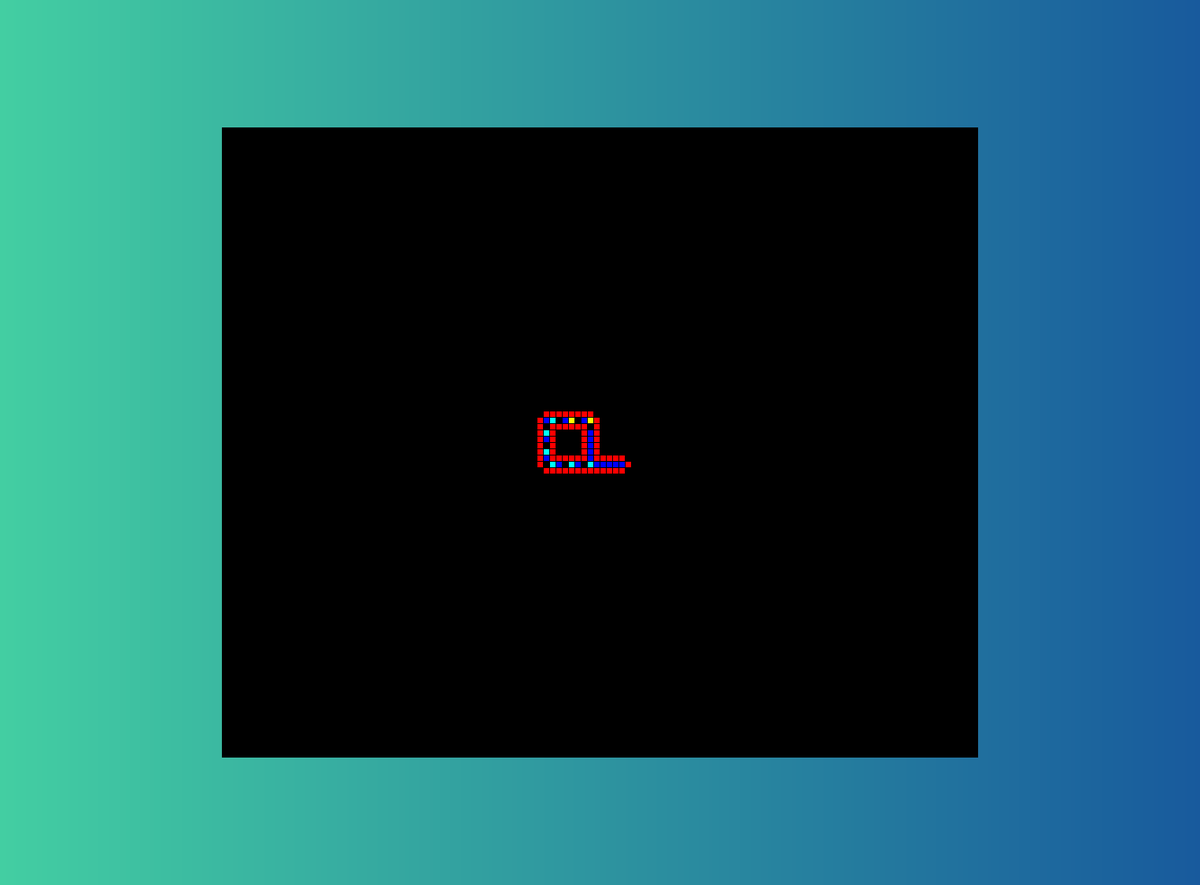
Frame 1 (no input)
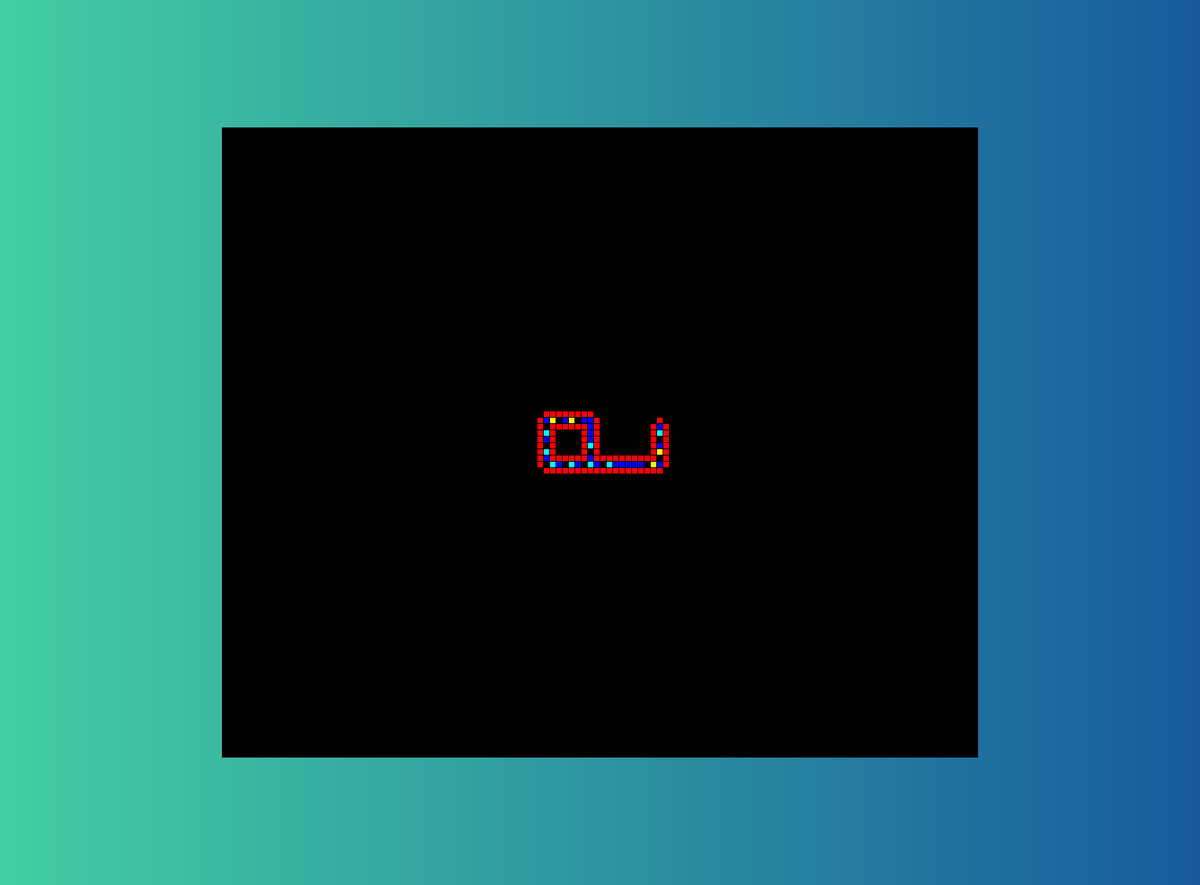
Frame 60 (the mouse pressed at the canvas centre just before this capture)
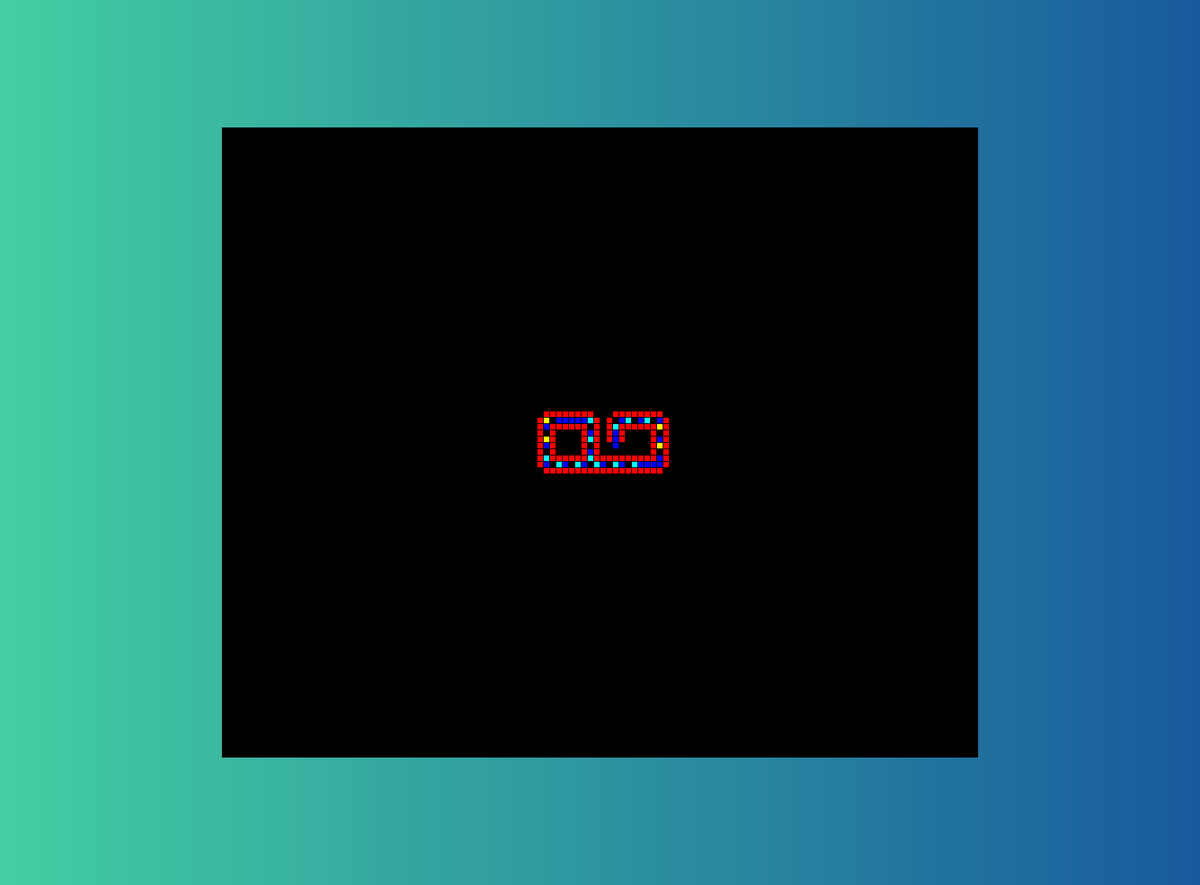
Frame 120 (the mouse held since frame 60 and released just before this capture)

The Processing sketch that drew these frames (run headless with seeded random() and noise(); from frame 60 on, the mouse is pressed at the canvas centre):

// Processing sketch: langtons_loops
// ── langtons_loops.pde
import java.util.*;
// ##### key mapping for controls #####
// TAB    resets the program back to the beginning
// SPACE  pauses/unpauses the program
// ENTER  advances the model one iteration, only works whilst paused
// t      toggles turbo mode- runs much faster, but makes it hard to see each individual iteration

// 2d array to hold cell matrix
cell[][] cells;

// width of individual cells in the cellular automata
int cell_width = 8;
// how many cells wide, how many cells tall
int area_width = 120, area_height = 100;

// control variables
boolean pause = false;
boolean turbo = true;

int offset = 0;

void settings() {
  size(displayWidth-75, displayHeight-75);
}

void setup() {
  create_cells();
  set_initial_state();
  backgrnd();

  display_cells(false);
}

// paints the nice gradient for the background
void backgrnd() {
  for (int i = 0; i < width; i++) {
    for (int j = 0; j < height; j++) {     
      set(i, j, lerpColor(#43CEA2, #185A9D, (float) i / width));
    }
  }
}

void create_cells() {
  // centers the grid within the processing window
  int start_x = abs((width - (area_width * cell_width)) / 2);
  int start_y = abs((height - (area_height * cell_width)) / 2);

  cells = new cell[area_width][];
  for (int i = 0; i < cells.length; i++) {
    cells[i] = new cell[area_height];
    for (int j = 0; j < cells[i].length; j++) {
      cells[i][j] = new cell(start_x + cell_width * i, start_y + cell_width * j);
    }
  }
}

void set_initial_state() {
  int[][] initial_state = {
    {0, 2, 2, 2, 2, 2, 2, 2, 2, 0, 0, 0, 0, 0, 0}, 
    {2, 1, 7, 0, 1, 4, 0, 1, 4, 2, 0, 0, 0, 0, 0}, 
    {2, 0, 2, 2, 2, 2, 2, 2, 0, 2, 0, 0, 0, 0, 0}, 
    {2, 7, 2, 0, 0, 0, 0, 2, 1, 2, 0, 0, 0, 0, 0}, 
    {2, 1, 2, 0, 0, 0, 0, 2, 1, 2, 0, 0, 0, 0, 0}, 
    {2, 0, 2, 0, 0, 0, 0, 2, 1, 2, 0, 0, 0, 0, 0}, 
    {2, 7, 2, 0, 0, 0, 0, 2, 1, 2, 0, 0, 0, 0, 0}, 
    {2, 1, 2, 2, 2, 2, 2, 2, 1, 2, 2, 2, 2, 2, 0}, 
    {2, 0, 7, 1, 0, 7, 1, 0, 7, 1, 1, 1, 1, 1, 2}, 
    {0, 2, 2, 2, 2, 2, 2, 2, 2, 2, 2, 2, 2, 2, 0}};

  // y coordinate for upper left corner of the initial state
  // centers the initial state within the grid of cells
  int y = area_width / 2 - 10;
  if (area_width % 2 == 1)
    y = ((area_width - 1) / 2) - 10;

  // x coordinate for upper left corner of the initial state
  // centers the initial state within the grid of cells
  int x = area_height / 2 - 5;
  if (area_height % 2 == 1)
    x = ((area_height - 1) / 2) - 5;

  for (int i = 0; i < initial_state.length; i++) {
    for (int j = 0; j < initial_state[i].length; j++) {
      cells[y+j][x+i].set_current_state(initial_state[i][j]);
      cells[y+j][x+i].set_previous_state(initial_state[i][j]);
    }
  }
}

void display_cells(boolean turbo_on) {
  for (int i = 0; i < cells.length; i++) {
    for (int j = 0; j < cells[i].length; j++) {
      cell c = cells[i][j];

      if (c.current_state != c.previous_state || !turbo_on) {
        fill(c.c);
        rect(c.x, c.y, cell_width, cell_width);
      }
    }
  }
}

// main function that transforms the cells to the next state
void transition() {
  // avoid edges, they're missing neighbours
  for (int i = 1; i < cells.length - 1; i++) {
    for (int j = 1; j < cells[i].length - 1; j++) {

      // states of sourrounding cells in VN neighbourhood
      int center = cells[i][j].previous_state;
      int north = cells[i][j-1].previous_state;
      int east = cells[i+1][j].previous_state;
      int south = cells[i][j+1].previous_state;
      int west = cells[i-1][j].previous_state;    

      int new_state = rule_table(center, north, east, south, west);

      if (new_state != -1)
        cells[i][j].set_current_state(new_state);
      else {
        // rotate 4 symmetries
        new_state = rule_table(center, west, north, east, south);
        if (new_state != -1) {
          cells[i][j].set_current_state(new_state);
        } else {

          new_state = rule_table(center, south, west, north, east);
          if (new_state != -1) {
            cells[i][j].set_current_state(new_state);
          } else {

            new_state = rule_table(center, east, south, west, north);
            if (new_state != -1) {
              cells[i][j].set_current_state(new_state);
            } else { 
              // if we are at an edge, set to red to avoid screwing up the whole thing
              cells[i][j].set_current_state(2);
            }
          }
        }
      }
    }
  }

  if (!turbo) {
    // Have to put here to force synchronicity
    for (int i = 1; i < cells.length - 1; i++) {
      for (int j = 1; j < cells[i].length - 1; j++) {
        cells[i][j].set_previous_state(cells[i][j].current_state);
      }
    }
  }
}

void draw() {
  if (!pause && offset <= 0) {
    display_cells(turbo);

    if (turbo) {
      // Have to put here to force synchronicity
      for (int i = 1; i < cells.length - 1; i++) {
        for (int j = 1; j < cells[i].length - 1; j++) {
          cells[i][j].set_previous_state(cells[i][j].current_state);
        }
      }
    }
    transition();
  } 

  if (offset > 0) {
    offset--;
  }
}

void keyPressed() {
  // transitions by one increment, only works when paused
  if (pause && key == ENTER) {
    display_cells(false);

    for (int i = 1; i < cells.length - 1; i++) {
      for (int j = 1; j < cells[i].length - 1; j++) {
        cells[i][j].set_previous_state(cells[i][j].current_state);
      }
    }

    transition();
  }

  // resets back to initial state
  if (key == TAB) {
    create_cells();
    set_initial_state();

    display_cells(false);
    transition();
  }

  // toggle turbo
  if (key == 't') {
    turbo = !turbo;

    // if switching modes while not paused, some cells may show up as wrong colour
    // program still works as intended, just has some wrong coloured cells
    if (!pause)
      display_cells(false);
  }

  // pauses/unpauses
  if (key == 32 /*spacebar*/) {
    pause = !pause;
  }
}

// very ugly, long rule table for transition function, optimised with many nested ifs
// last function in file so reader does not have to scroll down several hundred lines
// tested against a hashmap implementation and was found to be 2-3x faster than hashmap
int rule_table(int center, int north, int east, int south, int west) {
  if (center == 0 ) {
    if (north == 0) {
      if (east == 0) {
        if (south == 0) {
          if (west == 0) { 
            return 0;
          }
          if (west == 1) { 
            return 2;
          }
          if (west == 2) { 
            return 0;
          }
          if (west == 3) { 
            return 0;
          }
          if (west == 5) { 
            return 0;
          }
          if (west == 6) { 
            return 3;
          }
          if (west == 7) { 
            return 1;
          }
        }
        if (south == 1) {
          if (west == 1) { 
            return 2;
          }
          if (west == 2) { 
            return 2;
          }
          if (west == 3) { 
            return 2;
          }
        }
        if (south == 2) {
          if (west == 1) { 
            return 2;
          }
          if (west == 2) { 
            return 0;
          }
          if (west == 3) { 
            return 0;
          }
          if (west == 6) { 
            return 2;
          }
          if (west == 7) { 
            return 2;
          }
        }
        if (south == 3) {
          if (west == 2) { 
            return 0;
          }
        }
        if (south == 5) {
          if (west == 2) { 
            return 5;
          }
        }
        if (south == 6) {
          if (west == 2) { 
            return 2;
          }
        }
        if (south == 7) {
          if (west == 2) { 
            return 2;
          }
        }
      }
      if (east == 1) {
        if (south == 0) {
          if (west == 2) { 
            return 2;
          }
        }
        if (south == 1) {
          if (west == 2) { 
            return 0;
          }
        }
      }
      if (east == 2) {
        if (south == 0) {
          if (west == 2) { 
            return 0;
          }
          if (west == 3) { 
            return 0;
          }
          if (west == 5) { 
            return 0;
          }
        }
        if (south == 1) {
          if (west == 2) { 
            return 5;
          }
        }
        if (south == 2) {
          if (west == 2) { 
            return 0;
          }
        }
        if (south == 3) {
          if (west == 2) { 
            return 2;
          }
        }
      }
      if (east == 5) {
        if (south == 2 && west == 2) { 
          return 2;
        }
      }
    }
    if (north == 1) {
      if (east == 2) {
        if (south == 3) {
          if (west == 2) { 
            return 1;
          }
        }
        if (south == 4) {
          if (west == 2) { 
            return 1;
          }
        }
        if (south == 5) {
          if (west == 2) { 
            return 5;
          }
        }
        if (south == 6) {
          if (west == 2) { 
            return 1;
          }
        }
        if (south == 7) {
          if (west == 2) { 
            return 1;
          }
          if (west == 5) { 
            return 1;
          }
        }
      }
      if (east == 4) {
        if (south == 2) {
          if (west == 2) { 
            return 1;
          }
        }
        if (south == 3) {
          if (west == 2) { 
            return 1;
          }
        }
        if (south == 4) {
          if (west == 2) { 
            return 1;
          }
        }
        if (south == 7) {
          if (west == 2) { 
            return 1;
          }
        }
      }
      if (east == 6) {
        if (south == 2 && west == 5) { 
          return 1;
        }
      }
      if (east == 7) {
        if (south == 2) {
          if (west == 2) { 
            return 1;
          }
          if (west == 5) { 
            return 5;
          }
        }
        if (south == 5) {
          if (west == 2) { 
            return 1;
          }
        }
        if (south == 6) {
          if (west == 2) { 
            return 1;
          }
        }
        if (south == 7) {
          if (west == 2) { 
            return 1;
          }
        }
      }
    }
    if (north == 2) {
      if (east == 5 && south == 2 && west == 7) { 
        return 1;
      }
    }
  }
  if (center == 1 ) {
    if (north == 0) {
      if (east == 0) {
        if (south == 0) {
          if (west == 1) { 
            return 1;
          }
          if (west == 6) { 
            return 1;
          }
          if (west == 7) { 
            return 7;
          }
        }
        if (south == 1) {
          if (west == 1) { 
            return 1;
          }
          if (west == 2) { 
            return 1;
          }
        }
        if (south == 2) {
          if (west == 1) { 
            return 1;
          }
          if (west == 4) { 
            return 4;
          }
          if (west == 7) { 
            return 7;
          }
        }
        if (south == 5) {
          if (west == 1) { 
            return 1;
          }
        }
      }
      if (east == 1) {
        if (south == 0) {
          if (west == 1) { 
            return 1;
          }
        }
        if (south == 1) {
          if (west == 1) { 
            return 1;
          }
        }
        if (south == 2) {
          if (west == 4) { 
            return 4;
          }
          if (west == 7) { 
            return 7;
          }
        }
      }
      if (east == 2) {
        if (south == 0) {
          if (west == 2) { 
            return 6;
          }
        }
        if (south == 1) {
          if (west == 2) { 
            return 1;
          }
        }
        if (south == 2) {
          if (west == 1) { 
            return 1;
          }
          if (west == 4) { 
            return 4;
          }
          if (west == 6) { 
            return 3;
          }
          if (west == 7) { 
            return 7;
          }
        }
        if (south == 3) {
          if (west == 2) { 
            return 7;
          }
        }
        if (south == 4) {
          if (west == 2) { 
            return 4;
          }
        }
        if (south == 6) {
          if (west == 2) { 
            return 6;
          }
          if (west == 4) { 
            return 4;
          }
          if (west == 7) { 
            return 7;
          }
        }
        if (south == 7) {
          if (west == 1) { 
            return 0;
          }
          if (west == 2) { 
            return 7;
          }
        }
      }
      if (east == 5) {
        if (south == 4 && west == 2) { 
          return 7;
        }
      }
    }
    if (north == 1) {
      if (east == 1) {
        if (south == 1) {
          if (west == 2) { 
            return 1;
          }
        }
        if (south == 2) {
          if (west == 2) { 
            return 1;
          }
          if (west == 4) { 
            return 4;
          }
          if (west == 5) { 
            return 1;
          }
          if (west == 6) { 
            return 1;
          }
          if (west == 7) { 
            return 7;
          }
        }
        if (south == 5) {
          if (west == 2) { 
            return 2;
          }
        }
      }
      if (east == 2) {
        if (south == 1) {
          if (west == 2) { 
            return 1;
          }
        }
        if (south == 2) {
          if (west == 2) { 
            return 1;
          }
          if (west == 4) { 
            return 4;
          }
          if (west == 5) { 
            return 1;
          }
          if (west == 7) { 
            return 7;
          }
        }
        if (south == 3) {
          if (west == 2) { 
            return 1;
          }
        }
        if (south == 4) {
          if (west == 2) { 
            return 4;
          }
        }
        if (south == 6) {
          if (west == 2) { 
            return 1;
          }
        }
        if (south == 7) {
          if (west == 2) { 
            return 7;
          }
        }
      }
      if (east == 3) {
        if (south == 2 && west == 2) { 
          return 1;
        }
      }
    }
    if (north == 2) {
      if (east == 2) {
        if (south == 2) {
          if (west == 4) { 
            return 4;
          }
          if (west == 7) { 
            return 7;
          }
        }
        if (south == 4 && west == 3) { 
          return 4;
        }
        if (south == 5 && west == 4) { 
          return 7;
        }
      }
      if (east == 3) {
        if (south == 2 && west == 4) { 
          return 4;
        }
        if (south == 2 && west == 7) { 
          return 7;
        }
      }
      if (east == 4) {
        if (south == 2 && west == 5) { 
          return 5;
        }
        if (north == 2 && east == 4 && south == 2 && west == 6) { 
          return 7;
        }
      }
      if (east == 5) {
        if (south == 2 && west == 7) { 
          return 5;
        }
      }
    }
  }



  if (center == 2 ) {
    if (north == 0) {
      if (east == 0) {
        if (south == 0) {
          if (west == 1) { 
            return 2;
          }
          if (west == 2) { 
            return 2;
          }
          if (west == 4) { 
            return 2;
          }
          if (west == 7) { 
            return 1;
          }
        }
        if (south == 1) {
          if (west == 2) { 
            return 2;
          }
          if (west == 5) { 
            return 2;
          }
        }
        if (south == 2) {
          if (west == 1) { 
            return 2;
          }
          if (west == 2) { 
            return 2;
          }
          if (west == 3) { 
            return 2;
          }
          if (west == 4) { 
            return 2;
          }
          if (west == 5) { 
            return 0;
          }
          if (west == 6) { 
            return 2;
          }
          if (west == 7) { 
            return 2;
          }
        }
        if (south == 3) {
          if (west == 2) { 
            return 6;
          }
        }
        if (south == 4) {
          if (west == 2) { 
            return 3;
          }
        }
        if (south == 5) {
          if (west == 1) { 
            return 7;
          }
          if (west == 2) { 
            return 2;
          }
          if (west == 7) { 
            return 5;
          }
        }
        if (south == 7 && west == 2) { 
          return 2;
        }
      }
      if (east == 1) {
        if (south == 0 && west == 2) { 
          return 2;
        }
        if (south == 1 && west == 2) { 
          return 2;
        }
        if (south == 2 && west == 2) { 
          return 2;
        }
        if (south == 4 && west == 2) { 
          return 2;
        }
        if (south == 7 && west == 2) { 
          return 2;
        }
      }
      if (east == 2) {
        if (south == 0) {
          if (west == 2) { 
            return 2;
          }
          if (west == 3) { 
            return 2;
          }
          if (west == 5) { 
            return 2;
          }
          if (west == 7) { 
            return 3;
          }
        }
        if (south == 1) {
          if (west == 2) { 
            return 2;
          }
          if (west == 5) { 
            return 2;
          }
        }
        if (south == 2) {
          if (west == 1) { 
            return 2;
          }
          if (west == 2) { 
            return 2;
          }
          if (west == 7) { 
            return 2;
          }
        }
        if (south == 3) {
          if (west == 2) { 
            return 1;
          }
        }
        if (south == 4) {
          if (west == 2) { 
            return 2;
          }
          if (west == 5) { 
            return 2;
          }
        }
        if (south == 5) {
          if (west == 2) { 
            return 0;
          }
          if (west == 5) { 
            return 2;
          }
        }
        if (south == 6 && west == 2) { 
          return 2;
        }
        if (south == 7 && west == 2) { 
          return 2;
        }
      }
      if (east == 3) {
        if (south == 1 && west == 2) { 
          return 2;
        }
        if (south == 2 && west == 1) { 
          return 6;
        }
        if (south == 2 && west == 2) { 
          return 6;
        }
        if (south == 4 && west == 2) { 
          return 2;
        }
      }
      if (east == 4) {
        if (south == 2 && west == 2) { 
          return 2;
        }
      }
      if (east == 5) {
        if (south == 1 && west == 2) { 
          return 2;
        }
        if (south == 2) {
          if (west == 1) { 
            return 2;
          }
          if (west == 2) { 
            return 2;
          }
        }
        if (south == 5 && west == 2) { 
          return 1;
        }
        if (south == 7 && west == 2) { 
          return 5;
        }
      }
      if (east == 6) {
        if (south == 2 && west == 2) { 
          return 2;
        }
        if (south == 7 && west == 2) { 
          return 2;
        }
      }
      if (east == 7) {
        if (south == 1 && west == 2) { 
          return 2;
        }
        if (south == 2 && west == 2) { 
          return 2;
        }
        if (south == 4 && west == 2) { 
          return 2;
        }
        if (south == 7 && west == 2) { 
          return 2;
        }
      }
    }
    if (north == 1) {
      if (east == 1) {
        if (south == 2 && west == 2) { 
          return 2;
        }
        if (south == 2 && west == 6) { 
          return 1;
        }
      }
      if (east == 2) {
        if (south == 2 && west == 2) { 
          return 2;
        }
        if (south == 2 && west == 4) { 
          return 2;
        }
        if (south == 2 && west == 6) { 
          return 2;
        }
        if (south == 2 && west == 7) { 
          return 2;
        }
      }
      if (east == 4 && south == 2 && west == 2) { 
        return 2;
      }
      if (east == 5 && south == 2 && west == 2) { 
        return 2;
      }
      if (east == 6 && south == 2 && west == 2) { 
        return 2;
      }
      if (east == 7 && south == 2 && west == 2) { 
        return 2;
      }
    }
    if (north == 2) {
      if (east == 2) {
        if (south == 2 && west == 7) { 
          return 2;
        }
        if (south == 4) {
          if (west == 4) { 
            return 2;
          }
          if (west == 6) { 
            return 2;
          }
        }
        if (south == 7) {
          if (west == 6) { 
            return 2;
          }
          if (west == 7) { 
            return 2;
          }
        }
      }
    }
  }

  if (center == 3 ) {
    if (north == 0) {
      if (east == 0) {
        if (south == 0) {
          if (west == 1) { 
            return 3;
          }
          if (west == 2) { 
            return 2;
          }
          if (west == 4) { 
            return 1;
          }
          if (west == 7) { 
            return 6;
          }
        }
        if (south == 1 && west == 2) { 
          return 3;
        }
        if (south == 4 && west == 2) { 
          return 1;
        }
        if (south == 6 && west == 2) { 
          return 2;
        }
      }
      if (east == 1) {
        if (north == 0 && east == 1 && south == 0 && west == 2) { 
          return 1;
        }
        if (north == 0 && east == 1 && south == 2 && west == 2) { 
          return 0;
        }
      }
      if (east == 2 && south == 5 && west == 1) { 
        return 1;
      }
    }
  }

  if (center == 4 ) {
    if (north == 0) {
      if (east == 1) {
        if (south == 1 && west == 2) { 
          return 0;
        }
        if (south == 2 && west == 2) { 
          return 0;
        }
        if (south == 2 && west == 5) { 
          return 0;
        }
      }
      if (east == 2) {
        if (south == 1 && west == 2) { 
          return 0;
        }
        if (south == 2 && west == 2) { 
          return 1;
        }
        if (south == 3 && west == 2) { 
          return 6;
        }
        if (south == 5 && west == 2) { 
          return 0;
        }
      }
      if (east == 3 && south == 2 && west == 2) { 
        return 1;
      }
    }
  }

  if (center == 5 ) {
    if (north == 0) {
      if (east == 0) {
        if (south == 0 && west == 2) { 
          return 2;
        }
        if (south == 2) {
          if (west == 1) { 
            return 5;
          }
          if (west == 2) { 
            return 5;
          }
          if (west == 3) { 
            return 2;
          }
          if (west == 7) { 
            return 2;
          }
        }
        if (south == 5 && west == 2) { 
          return 0;
        }
      }
      if (east == 2) {
        if (south == 0 && west == 2) { 
          return 2;
        }
        if (south == 1) {
          if (west == 2) { 
            return 2;
          }
          if (west == 5) { 
            return 2;
          }
        }
        if (south == 2) {
          if (west == 2) { 
            return 0;
          }
          if (west == 4) { 
            return 4;
          }
        }
        if (south == 7 && west == 2) { 
          return 2;
        }
      }
    }
    if (north == 1) {
      if (east == 2) {
        if (south == 1 && west == 2) { 
          return 2;
        }
        if (south == 2 && west == 2) { 
          return 0;
        }
        if (south == 4 && west == 2) { 
          return 2;
        }
        if (south == 7 && west == 2) { 
          return 2;
        }
      }
    }
  }

  if (center == 6 ) {
    if (north == 0) {
      if (east == 0) {
        if (south == 0) {
          if (west == 1) { 
            return 1;
          }
          if (west == 2) { 
            return 1;
          }
        }
      }
      if (east == 2 && south == 1 && west == 2) { 
        return 0;
      }
    }
    if (north == 1) {
      if (east == 2) {
        if (south == 1) {
          if (west == 2) { 
            return 5;
          }
          if (west == 3) { 
            return 1;
          }
        }
        if (south == 2 && west == 2) { 
          return 5;
        }
      }
    }
  }

  if (center == 7 ) {
    if (north == 0) {
      if (east == 0 && south == 0 && west == 7) { 
        return 7;
      }
      if (east == 1) {
        if (south == 1 && west == 2) { 
          return 0;
        }
        if (south == 2) {
          if (west == 2) { 
            return 0;
          }
          if (west == 5) { 
            return 0;
          }
        }
      }
      if (east == 2) {
        if (south == 1 && west == 2) { 
          return 0;
        }
        if (south == 2) {
          if (west == 2) { 
            return 1;
          }
          if (west == 5) { 
            return 1;
          }
        }
        if (south == 3 && west == 2) { 
          return 1;
        }
        if (south == 5 && west == 2) { 
          return 5;
        }
        if (south == 7 && west == 2) { 
          return 0;
        }
      }
    }
  }
  return -1;
}

// ── cell.pde
class cell {
  int x, y;
  int previous_state, current_state;
  color c;

  public cell(int x, int y) {
    this.x = x;
    this.y = y;

    previous_state = 0;
    current_state = 0;
    c = color(0);
  }

  public cell(int x, int y, int current_state) {
    this.x = x;
    this.y = y;

    previous_state = current_state;
    this.current_state = current_state;
    c = get_colour(current_state);
  }

  void set_current_state(int state) {
    current_state = state;
    c = get_colour(state);
  }


  void set_previous_state(int state) {
    previous_state = state;
  }

  private color get_colour(int state) {
    if (state == 0) return color(0); //black
    if (state == 1) return color(0, 0, 255); // blue
    if (state == 2) return color(255, 0, 0); // red
    if (state == 3) return color(0, 255, 0); // green
    if (state == 4) return color(255, 255, 0); // yellow
    if (state == 5) return color(255, 105, 180); // pink
    if (state == 6) return color(255, 255, 255); // white
    return color(0, 255, 255); // if state=7 cyan
  }

  public String toString() {
    return "" + current_state;
  }

  public cell copy() {
    cell new_cell = new cell(x, y);
    new_cell.current_state = current_state;
    new_cell.previous_state = previous_state;
    new_cell.c = c;

    return new_cell;
  }
}
